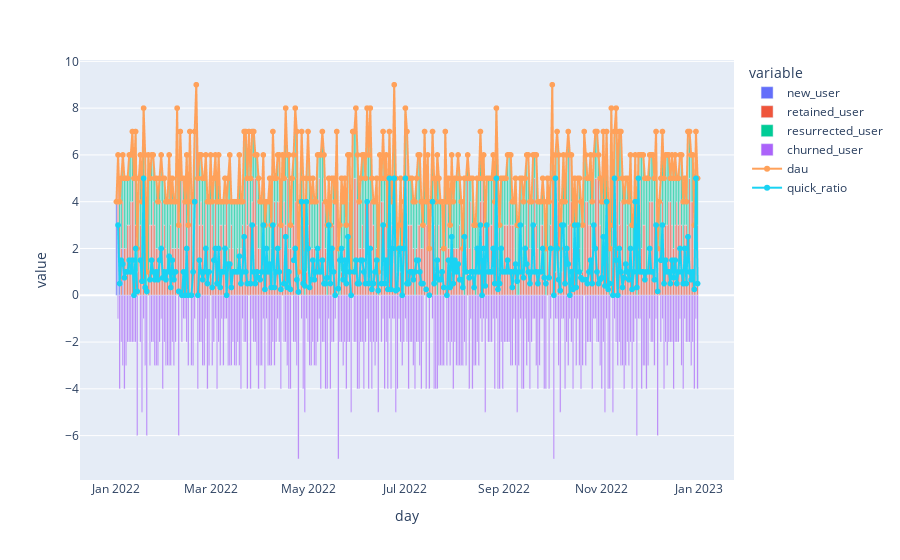

The notebook cell this image was saved under:
### Markdown cell above
# Quick Ratio

### Code cell
def get_dau(input_df):
    return df.sum(axis=1)

def common_new_user(df):
    original_df = df
    _, new_user_with_full_dates = original_df.align(
        pd.DataFrame(df.T.idxmax(axis=1)).assign(count=1).pivot(columns=0, values='count').T,
        join='outer'
    )
    return new_user_with_full_dates.fillna(0)

def get_new_user(df):
    return common_new_user(df).sum(axis=1)

def get_new_user_mask(df):
    return common_new_user(df).cumsum(axis=0).astype(bool)

def get_resurrected_user(df):
    shifted_df = (df - df.shift(1) == 1)
    not_new_user_df = ~common_new_user(df).astype(bool)
    left, right = shifted_df.align(not_new_user_df, axis=0, join='outer')
    return (left & right.fillna(True)).sum(axis=1).fillna(0)

def get_retained_user(df):
    return ((df - df.shift(1) == 0) & df.astype(bool)).sum(axis=1)

def get_churned_user(df):
    return (df - df.shift(1) == -1).sum(axis=1)

def get_continuous_churned_user(df):
    return ((df - df.shift(1) == 0) & ~df.astype(bool)).sum(axis=1)

new = df.assign(
    dau=get_dau(df),
    new_user=get_new_user(df),
    retained_user=get_retained_user(df),
    churned_user=get_churned_user(df),
    continuous_churned_user=get_continuous_churned_user(df),
    resurrected_user=get_resurrected_user(df),
)
new['dau_cal'] = new.new_user.fillna(0) + new.retained_user + new.resurrected_user
new['total'] = new.new_user.fillna(0) + new.retained_user + new.resurrected_user + new.churned_user + new.continuous_churned_user
new['check'] = new['dau'] == new['dau_cal']
new.index.name = 'day'

# display(new.head())
# # Check
# test1 = df.loc[['2022-01-01']].T
# display(test1[test1['2022-01-01'] == 1].sort_index())
# test2 = pd.DataFrame(df.T.idxmax(axis=1)).assign(count=1).pivot(columns=0, values='count').T.loc[['2022-01-01']].T.fillna(0)
# display(test2[test2['2022-01-01'] == 1].sort_index())


## Plot
new['quick_ratio'] = (new.new_user + new.resurrected_user) / new.churned_user
new['churned_user'] = -new['churned_user']
new['continuous_churned_user'] = -new['continuous_churned_user']

# fig_dau = go.Scatter(
#     x=new.index,
#     y=new['dau'],
#     text=new['dau'],
#     textposition='top center',
#     mode='lines+markers+text',
#     name='dau'
# )

# Non-WebGL mode
# fig_dau = new['dau'].plot(markers=True).data[0]
# fig_quick_ratio = new['quick_ratio'].plot(markers=True).data[0]

# WebGL mode
fig_dau = go.Scattergl(
    x=new.index,
    y=new['dau'],
    name='dau',
    mode='lines+markers',
)

fig_quick_ratio = go.Scattergl(
    x=new.index,
    y=new['quick_ratio'],
    name='quick_ratio',
    mode='lines+markers',
)

fig = new[['new_user', 'retained_user', 'resurrected_user', 'churned_user']].plot.bar()
fig.add_trace(fig_dau)
fig.add_trace(fig_quick_ratio)
fig

### Figure 1 — Plotly figure (JSON) as saved in the notebook; plotly's stock layout.template omitted (floating-point values rounded to 4 significant figures; data arrays with more than 128 entries replaced by an {"elided": "..."} marker saying what was removed)
{"data": [{"alignmentgroup": "True", "hovertemplate": "variable=new_user<br>day=%{x}<br>value=%{y}<extra></extra>", "legendgroup": "new_user", "marker": {"color": "#636efa", "pattern": {"shape": ""}}, "name": "new_user", "offsetgroup": "new_user", "orientation": "v", "showlegend": true, "textposition": "auto", "type": "bar", "x": {"elided": "365 str values"}, "xaxis": "x", "y": {"elided": "365 int values"}, "yaxis": "y"}, {"alignmentgroup": "True", "hovertemplate": "variable=retained_user<br>day=%{x}<br>value=%{y}<extra></extra>", "legendgroup": "retained_user", "marker": {"color": "#EF553B", "pattern": {"shape": ""}}, "name": "retained_user", "offsetgroup": "retained_user", "orientation": "v", "showlegend": true, "textposition": "auto", "type": "bar", "x": {"elided": "365 str values"}, "xaxis": "x", "y": {"elided": "365 int values"}, "yaxis": "y"}, {"alignmentgroup": "True", "hovertemplate": "variable=resurrected_user<br>day=%{x}<br>value=%{y}<extra></extra>", "legendgroup": "resurrected_user", "marker": {"color": "#00cc96", "pattern": {"shape": ""}}, "name": "resurrected_user", "offsetgroup": "resurrected_user", "orientation": "v", "showlegend": true, "textposition": "auto", "type": "bar", "x": {"elided": "365 str values"}, "xaxis": "x", "y": {"elided": "365 int values"}, "yaxis": "y"}, {"alignmentgroup": "True", "hovertemplate": "variable=churned_user<br>day=%{x}<br>value=%{y}<extra></extra>", "legendgroup": "churned_user", "marker": {"color": "#ab63fa", "pattern": {"shape": ""}}, "name": "churned_user", "offsetgroup": "churned_user", "orientation": "v", "showlegend": true, "textposition": "auto", "type": "bar", "x": {"elided": "365 str values"}, "xaxis": "x", "y": {"elided": "365 int values"}, "yaxis": "y"}, {"mode": "lines+markers", "name": "dau", "type": "scattergl", "x": {"elided": "365 str values"}, "y": {"elided": "365 int values"}}, {"mode": "lines+markers", "name": "quick_ratio", "type": "scattergl", "x": {"elided": "365 str values"}, "y": {"elided": "365 float values"}}], "layout": {"autosize": true, "barmode": "relative", "legend": {"title": {"text": "variable"}, "tracegroupgap": 0}, "margin": {"t": 60}, "xaxis": {"anchor": "y", "autorange": true, "domain": [0, 1], "range": ["2021-12-09 21:12:23.1997", "2023-01-22 02:47:36.8003"], "title": {"text": "day"}, "type": "date"}, "yaxis": {"anchor": "x", "autorange": true, "domain": [0, 1], "range": [-7.906, 10.21], "title": {"text": "value"}, "type": "linear"}}}
